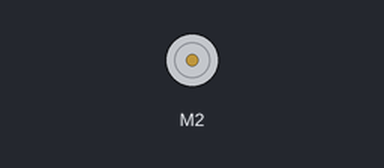
A sketch run on a simulated Arduino Uno, built with avr-gcc and run on an emulated ATmega328P. Shown: DC motor (green arrow = forward, orange = backward, longer = faster).

Above: at 0.1 s.
Timing chart, 0 to 1.6 s (numbered marks = the images above):
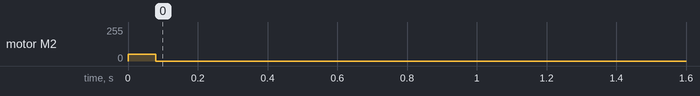

The sketch:

fish-feeder.ino
```cpp
#include <AFMotor.h>

AF_DCMotor motor(2, MOTOR12_64KHZ);

void setup() {
  motor.setSpeed(50);
}

void loop() {
  spin();
  delay(86400000);
}

void spin() {
  motor.run(FORWARD);
  delay(80);
  motor.run(RELEASE);
}
```

Measured:
- by itself, motor M2: stopped → forward 50/255 at 0.00 s, → stopped 0.08 s later
